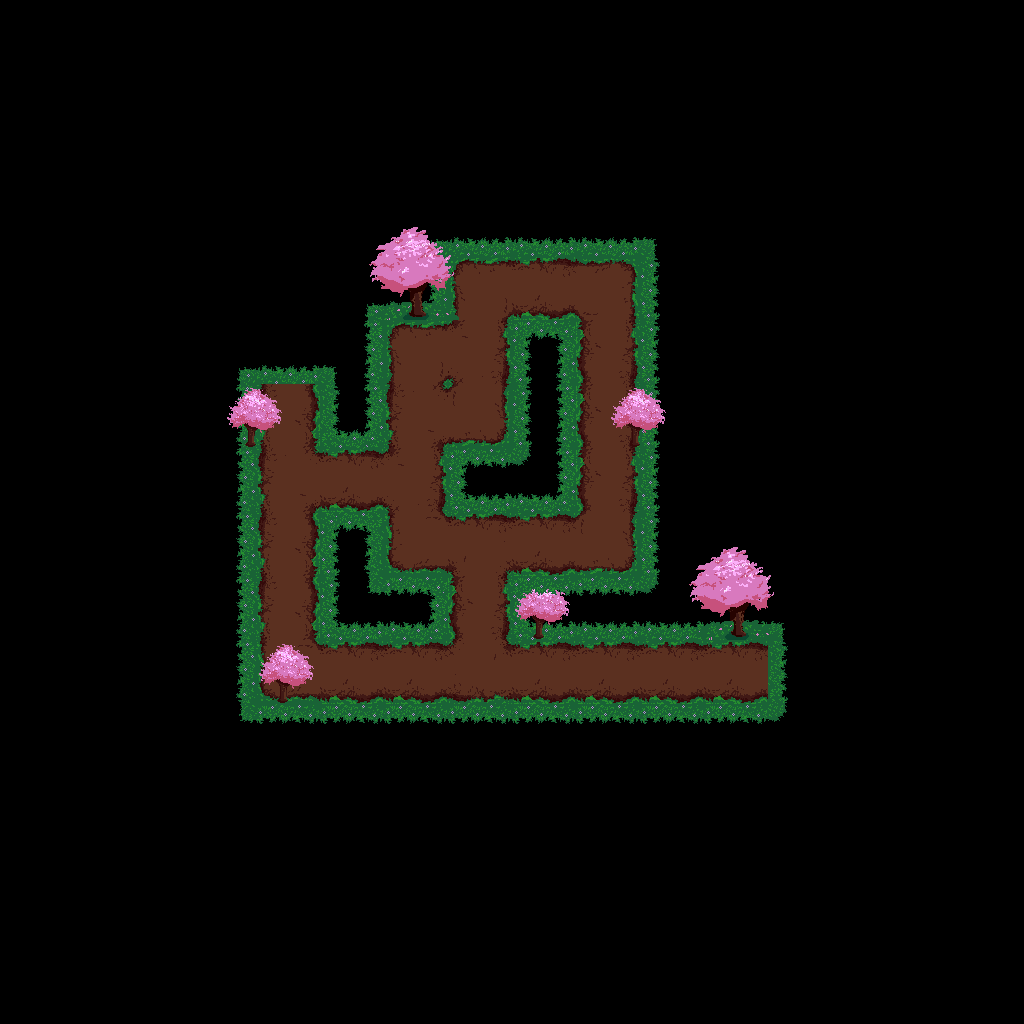

Rendered tile map (Tiled .tmx) drawn with the repository's tilesets; below, a short description and the map source with its tile grids summarised:
An orthogonal 32x32 tile map with 32x32 px tiles, 4 tile layers (Tile Layer 1, Tile Layer 2, Tile Layer 4, Tile Layer 5), 1 hidden layer not drawn, 5 tilesets and 45 objects.

<map version="1.2" tiledversion="1.2.5" orientation="orthogonal" renderorder="right-down" width="32" height="32" tilewidth="32" tileheight="32" infinite="0" nextlayerid="11" nextobjectid="326">
 <tileset firstgid="1" name="ground" tilewidth="64" tileheight="64" tilecount="1" columns="1">
  <properties>
   <property name="name" value="ground" />
  </properties>
  <image source="ground.jpg" width="64" height="64" />
  <tile id="0">
   <properties>
    <property name="name" value="ground" />
   </properties>
  </tile>
 </tileset>
 <tileset firstgid="2" name="start" tilewidth="32" tileheight="32" tilecount="1" columns="1">
  <properties>
   <property name="name" value="start" />
  </properties>
  <image source="start.png" width="32" height="32" />
  <tile id="0">
   <properties>
    <property name="name" value="start" />
   </properties>
  </tile>
 </tileset>
 <tileset firstgid="3" name="gold" tilewidth="32" tileheight="32" tilecount="1" columns="1">
  <image source="gold.png" width="32" height="32" />
  <tile id="0">
   <properties>
    <property name="name" value="gold" />
   </properties>
  </tile>
 </tileset>
 <tileset firstgid="4" name="Grass_Ground_Tiles_03" tilewidth="64" tileheight="64" tilecount="240" columns="20">
  <image source="Grass_Ground_Tiles_03.png" width="1280" height="800" />
 </tileset>
 <tileset firstgid="244" name="rock" tilewidth="64" tileheight="64" tilecount="1" columns="1">
  <image source="rock.png" width="64" height="64" />
  <tile id="0">
   <properties>
    <property name="name" value="rock" />
   </properties>
  </tile>
 </tileset>
 <imagelayer id="3" name="Image Layer 1" visible="0">
  <image source="space.png" width="1024" height="1024" />
 </imagelayer>
 <layer id="6" name="Tile Layer 1" width="32" height="32">
  <data>[1024 cells, 73 non-empty, 20 distinct tile ids]</data>
 </layer>
 <layer id="7" name="Tile Layer 2" width="32" height="32">
  <data>[1024 cells, 11 non-empty, 3 distinct tile ids]</data>
 </layer>
 <layer id="9" name="Tile Layer 4" width="32" height="32">
  <data>[1024 cells, 14 non-empty, 7 distinct tile ids]</data>
 </layer>
 <layer id="10" name="Tile Layer 5" width="32" height="32">
  <data>[1024 cells, 9 non-empty, 7 distinct tile ids]</data>
 </layer>
 <objectgroup id="2" name="Object Layer 1" opacity="0.46">
  <object id="281" gid="1" x="448" y="448" width="64" height="64" />
  <object id="282" gid="1" x="384" y="384" width="64" height="64" />
  <object id="283" gid="1" x="448" y="384" width="64" height="64" />
  <object id="284" gid="1" x="384" y="448" width="64" height="64" />
  <object id="285" gid="2" x="464.667" y="432" width="32" height="32" />
  <object id="286" gid="3" x="401.333" y="370" width="32" height="32" />
  <object id="287" gid="244" x="448" y="512" width="64" height="64" />
  <object id="288" gid="244" x="512" y="448" width="64" height="64" />
  <object id="289" gid="1" x="384" y="512" width="64" height="64" />
  <object id="290" gid="1" x="448" y="320" width="64" height="64" />
  <object id="291" gid="3" x="463.333" y="304.667" width="32" height="32" />
  <object id="292" gid="3" x="398" y="500" width="32" height="32" />
  <object id="293" gid="1" x="512" y="320" width="64" height="64" />
  <object id="294" gid="1" x="320" y="512" width="64" height="64" />
  <object id="295" gid="1" x="256" y="512" width="64" height="64" />
  <object id="296" gid="1" x="576" y="320" width="64" height="64" />
  <object id="297" gid="1" x="576" y="384" width="64" height="64" />
  <object id="298" gid="1" x="256" y="448" width="64" height="64" />
  <object id="299" gid="3" x="593.333" y="369.333" width="32" height="32" />
  <object id="300" gid="3" x="274.667" y="433.333" width="32" height="32" />
  <object id="301" gid="244" x="256" y="384" width="64" height="64" />
  <object id="302" gid="1" x="576" y="448" width="64" height="64" />
  <object id="303" gid="1" x="576" y="512" width="64" height="64" />
  <object id="304" gid="1" x="576" y="576" width="64" height="64" />
  <object id="305" gid="1" x="512" y="576" width="64" height="64" />
  <object id="306" gid="1" x="448" y="576" width="64" height="64" />
  <object id="307" gid="1" x="384" y="576" width="64" height="64" />
  <object id="308" gid="244" x="320" y="448" width="64" height="64" />
  <object id="309" gid="1" x="448" y="640" width="64" height="64" />
  <object id="310" gid="1" x="256" y="576" width="64" height="64" />
  <object id="311" gid="1" x="256" y="640" width="64" height="64" />
  <object id="312" gid="1" x="256" y="704" width="64" height="64" />
  <object id="313" gid="1" x="448" y="704" width="64" height="64" />
  <object id="314" gid="1" x="384" y="704" width="64" height="64" />
  <object id="315" gid="1" x="320" y="704" width="64" height="64" />
  <object id="316" gid="244" x="448" y="768" width="64" height="64" />
  <object id="317" gid="3" x="461.333" y="688.667" width="32" height="32" />
  <object id="318" gid="1" x="512" y="704" width="64" height="64" />
  <object id="319" gid="1" x="576" y="704" width="64" height="64" />
  <object id="320" gid="1" x="640" y="704" width="64" height="64" />
  <object id="321" gid="1" x="704" y="704" width="64" height="64" />
  <object id="322" gid="3" x="718.667" y="688.667" width="32" height="32" />
  <object id="323" gid="244" x="192" y="704" width="64" height="64" />
  <object id="324" gid="244" x="320" y="576" width="64" height="64" />
  <object id="325" gid="244" x="640" y="576" width="64" height="64" />
 </objectgroup>
</map>
